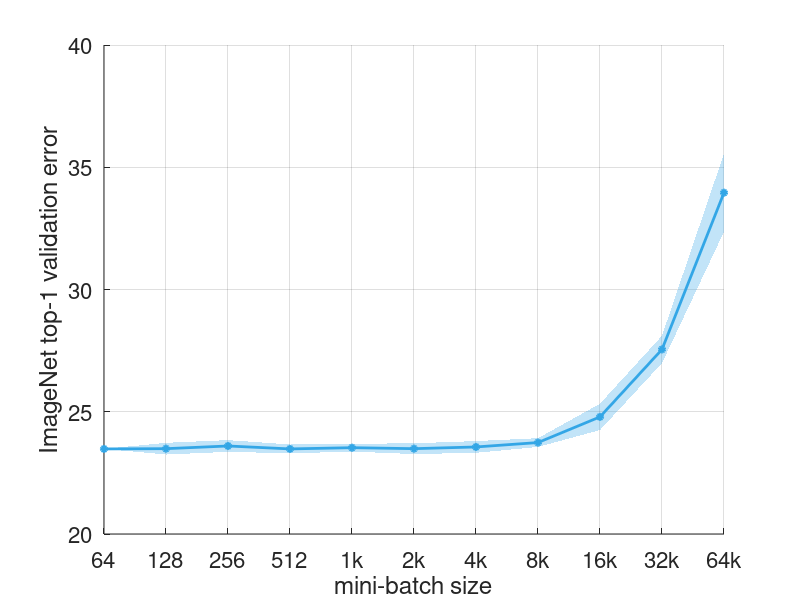

Write MATLAB code to recreate this figure. (Note: this script raises an error after producing the figure.)
%% error v batch size IN1K [bs 64 needs updating, drop 128k?]
l={'64' '128' '256' '512' '1k' '2k' '4k' '8k' '16k' '32k' '64k'};
y=[23.48 23.49 23.60 23.48 23.53 23.49 23.56 23.74 24.79 27.55 33.96];
e=[0.00 0.12 0.12 0.09 0.08 0.11 0.12 0.09 0.27 0.28 0.80]*2;
figure(1); clf; set(1,'Units','Pixels','Position',[50 800 600 300]);
hold on; col=[.2 .65 .9]; fc='MarkerFaceColor'; n=length(y); x=1:n;
yp=[y-e,fliplr(y+e)]; xp=[x,fliplr(x)];
patch(xp,yp,1,'facecolor',col,'edgecolor','none','facealpha',.3);
plot(x,y,'-o','color',col,fc,col,'LineWidth',2,'MarkerSize',4); grid on;
set(gca,'FontSize',16,'Xtick',x,'XTickLabel',l); axis([1 n 20 40]);
xlabel('mini-batch size'); ylabel('ImageNet top-1 validation error');
savepdf('batchsize');

%% error v batch size IN5K
l={'256' '512' '1k' '2k' '4k' '8k' '16k' '32k' '64k'};
y=[25.83 25.80 25.71 25.71 25.90 26.09 27.01 30.46 37.48];
figure(1); clf; set(1,'Units','Pixels','Position',[50 800 600 300]);
hold on; col=[.2 .65 .9]; fc='MarkerFaceColor'; n=length(y); x=1:n;
plot(x,y,'-o','color',col,fc,col,'LineWidth',3,'MarkerSize',4); grid on;
set(gca,'FontSize',16,'Xtick',x,'XTickLabel',l); axis([1 n 20 40]);
xlabel('mini-batch size'); ylabel('ImageNet top-1 validation error');
savepdf('batchsizeIN5k');

%% throughput
x = [2.^(0:5) 44]*8;
t = [0.23 0.241 0.247 0.246 0.25 0.257 0.257];
yr = 32*x./t; yo = 32*x./t(1);
yt = {'1k' '2k' '4k' '8k' '16k' '32k'};
figure(1); clf; set(1,'Units','Pixels','Position',[50 800 600 280]);
c1=[.37 .3 .8]; c2=[.97 .46 .3]; fc={'MarkerSize',4,'MarkerFaceColor'};
h(1)=loglog(x,yo,'-o','LineWidth',2,'color',c1,fc{:},c1); hold on;
h(2)=loglog(x,yr,'-o','LineWidth',2,'color',c2,fc{:},c2);
legend(h,{'ideal','actual'},'Location','nw','FontSize',16);
set(gca,'FontSize',16,'XTick',x,'YTick',2.^(0:5)*1024,'YTickLabel',yt);
xlabel('# GPUs'); ylabel('images / second'); axis tight; grid on;
set(gca,'XMinorTick','off','XMinorGrid','off');
set(gca,'YMinorTick','off','YMinorGrid','off');
savepdf('throughput');

%% color picker >:(
figure(1); clf; x=1:100; y1=x; y2=x*1.2;
cs=(1:100)'; cs=max(.3,mod([.306*cs .475*cs .165*cs],1));
for i=1:25
  subplot(5,5,i);
  c1=cs(randi([1 100],1,1),:); c2=cs(randi([1 100],1,1),:);
  L={sprintf('%.3f ',c1) sprintf('%.3f ',c2)};
  h(1)=plot(x,y1,'-','LineWidth',4,'color',c1); hold on;
  h(2)=plot(x,y2,'-','LineWidth',4,'color',c2);
  legend(h,L,'Location','nw','FontSize',8);
  set(gca,'XTick',[],'YTick',[]); axis tight; grid off;
end

%% time
x = [2.^(0:5) 44]*8*32;
ti = [0.23 0.241 0.247 0.246 0.25 0.257 0.257];
te = round(1281167./x.*ti)/60;
xt = {'256' '512' '1k' '2k' '4k' '8k' '11k'};
figure(1); clf; set(1,'Units','Pixels','Position',[50 800 600 300]);
c1=[.37 .3 .8]; c2=[.97 .46 .3]; fc='MarkerFaceColor';
yyaxis left; semilogx(x,ti,'-o','LineWidth',2,'color',c1,fc,c1);
set(gca,'yColor',c1,'YTick',.2:.02:.3,'YMinorTick','off');
ylabel('time per iteration (secs)'); axis([x(1) x(end) .2 .3])
yyaxis right; loglog(x,te,'-o','LineWidth',2,'color',c2,fc,c2);
set(gca,'yColor',c2,'YTick',2.^(-1:4),'YMinorTick','off');
ylabel('time per epoch (mins)'); axis tight;
set(gca,'FontSize',16,'Xtick',x,'XMinorTick','off','XTickLabel',xt);
xlabel('mini-batch size'); grid off; savepdf('time');

%% training curve  plots
fmt='\\it{kn}\\rm=%3s, \\eta=%4.1f, %.2f%%\\pm%.2f';
switch 1
  case 1 % diffent types of warmup
    is = [18330972 18332795 18332868 18331260];
    es = [23.60 24.84 25.88 23.74; 0.12 0.37 0.56 0.09];
    ns = {'1-node','none','constant','gradual'};
    name='warmup'; n=length(is); L=cell(1,n);
    for i=1:n, L{i}=sprintf(fmt,'8k',3.2,es(:,i)); end
    L{1}=sprintf(fmt,'256',.1,es(:,1));
  case 2 % different mini-batch sizes
    is = [18330972 18332373 18331033 18331074 18331104 ...
      18331213 18331260 18331310 18331348 18331462];
    es = [23.60 23.49 23.48 23.53 23.49 23.56 23.74 24.79 27.55 33.96;
      0.12 0.12 0.09 0.08 0.11 0.12 0.09 0.27 0.28 0.80 ];
    ns = {'256' '128' '512' '1k' '2k' '4k' '8k' '16k' '32k' '64k'};
    name='mb'; n=length(is); L=cell(1,n);
    for i=1:n, L{i}=sprintf(fmt,ns{i},.1*2^(i-2),es(:,i)); end
    L{2}(23:26)='0.05';
  case 3 % different lr
    is = [18330972 18772756 18773014];
    es = [23.60 23.92 23.68; 0.12 0.1 0.09];
    ns = {'10','05','20'}; lr=[.1 .05 .2];
    name='lr'; n=length(is); L=cell(1,n);
    for i=1:n, L{i}=sprintf(fmt,'256',lr(i),es(:,i)); end
    L{2}(23:26)='0.05';
  case 4 % different lr scaling rules
    is = [18330972 18416193 18332283];
    es = [23.60 41.78 26.28; 0.12 0.1 0.03];
    ns = {'1-node','none','sqrt'}; lr=[.1 .1 .566];
    name='scaling'; n=length(is); L=cell(1,n);
    for i=1:n, L{i}=sprintf(fmt,'8k',lr(i),es(:,i)); end
    L{1}=sprintf(fmt,'256',.1,es(:,1));
end
[x,y]=loadLogs(is); ylbl='training error %'; fs='FontSize';
figure(1); clf; set(1,'Units','Pixels','Position',[50 800 400 280]);
for i=1:n-1, clf;
  h(1)=plot(x{1+0},y{1+0},'Color',[.97 .58 .12]); hold on;
  h(2)=plot(x{i+1},y{i+1},'Color',[.16 .67 .89]); grid on;
  set(h,'LineWidth',2); if(i>=n-3), xlabel('epochs'); end
  if(mod(i,3)==1), ylabel(ylbl); else set(gca,'YTickLabel',[]); end
  h=legend(h,{L{1},L{i+1}}); axis([0 90 20 100]);
  set(gca,fs,12); set(h,'fontname','fixedwidth',fs,13)
  savepdf(sprintf('distr-%s-%s',name,ns{i+1}));
end

%% train+val for single setting
ids = [18330972 10013];
figure(1); clf; set(1,'Units','Pixels','Position',[50 800 400 240]);
[x,es0,es1]=loadLogs(ids);
h(1)=plot(x{1},es0{1},'-','Color',[.97 .58 .12]); hold on;
h(2)=plot(x{1},es1{1},':','Color',[.97 .58 .12]);
h(3)=plot(x{2},es0{2},'-','Color',[.16 .67 .89]);
h(4)=plot(x{2},es1{2},':','Color',[.16 .67 .89]);
set(h,'LineWidth',2); xlabel('epochs'); ylabel('error %');
nms={'256, \eta=0.1 [train]', '256, \eta=0.1 [val]',...
  '8k,  \eta=3.2 [train]', '8k,  \eta=3.2 [val]'};
for i=1:length(nms), nms{i}=['\it{kn}\rm=' nms{i}]; end
h=legend(h,nms); axis([0 90 20 100]); set(gca,'FontSize',12);
set(h,'fontname','fixedwidth','FontSize',14); grid on;
savepdf('train+val');
